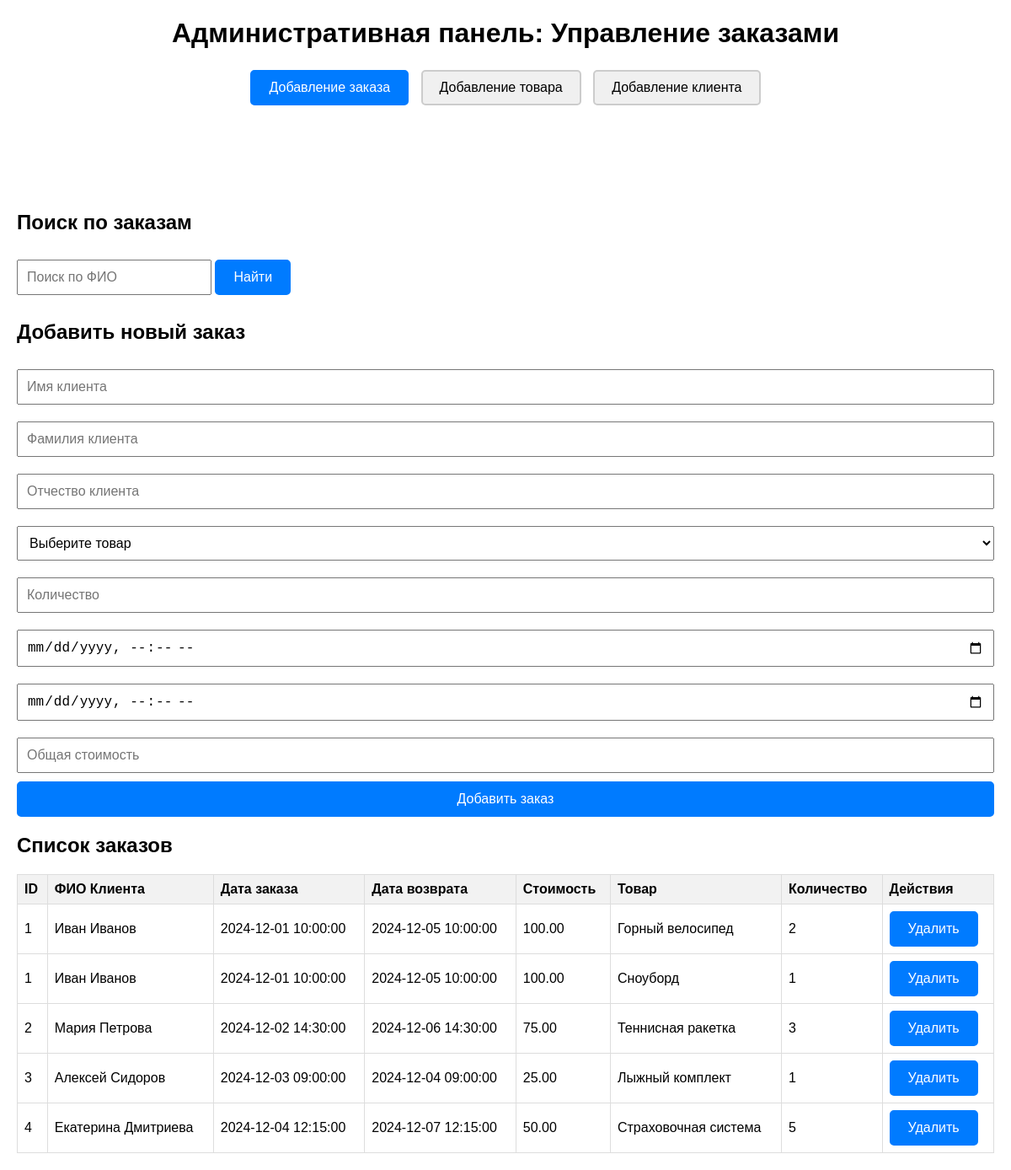
Before: / with the older database file.
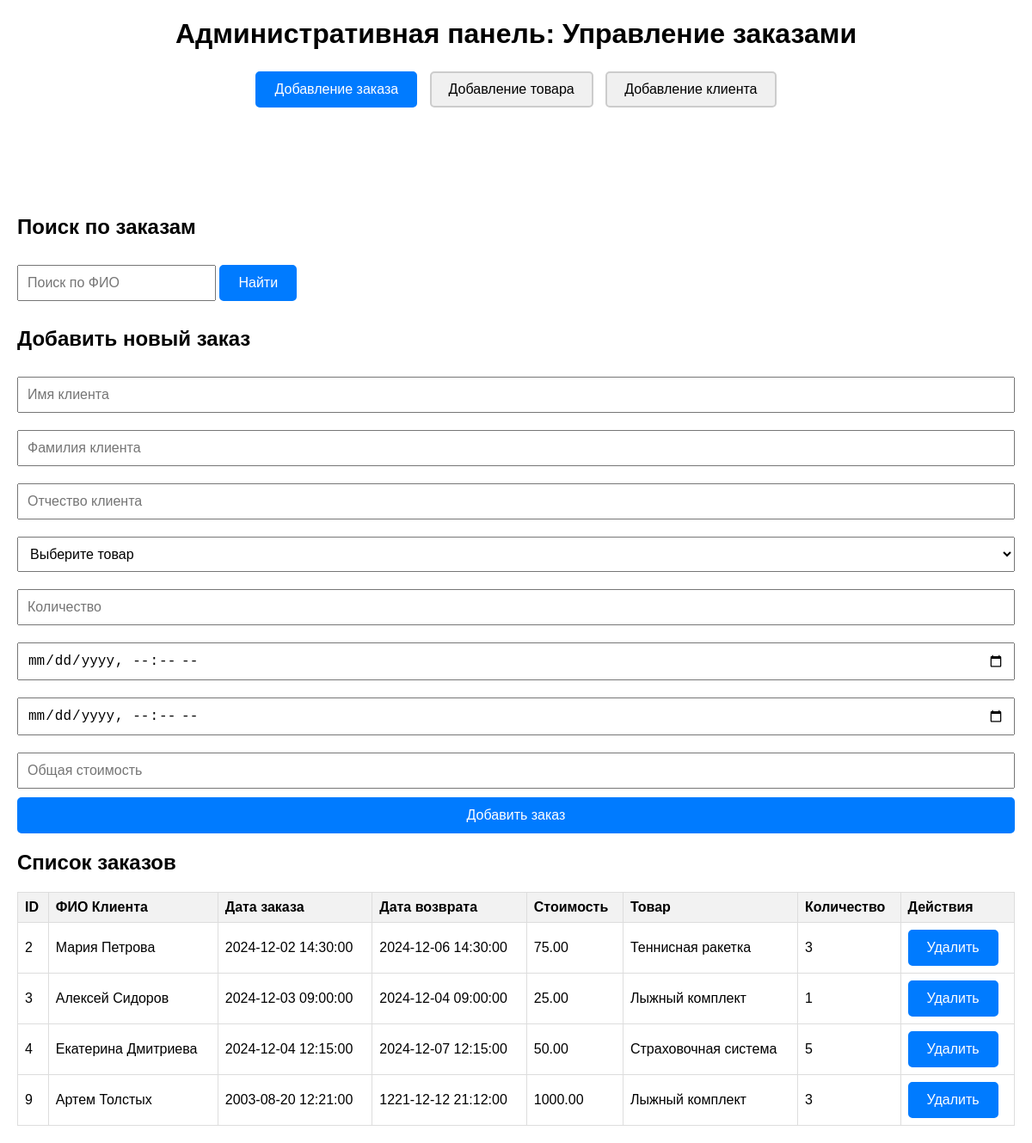
After: the same page with the newer database file.
### tables this page shows
CREATE TABLE `order_items` (
  `order_item_id` int NOT NULL AUTO_INCREMENT,
  `order_id` int NOT NULL,
  `equipment_id` int NOT NULL,
  `quantity` int NOT NULL,
  `price` decimal(10,2) NOT NULL,
  PRIMARY KEY (`order_item_id`),
  KEY `order_id` (`order_id`),
  KEY `equipment_id` (`equipment_id`),
  CONSTRAINT `order_items_ibfk_1` FOREIGN KEY (`order_id`) REFERENCES `orders` (`order_id`) ON DELETE CASCADE,
  CONSTRAINT `order_items_ibfk_2` FOREIGN KEY (`equipment_id`) REFERENCES `equipment` (`equipment_id`) ON DELETE CASCADE
);

CREATE TABLE `orders` (
  `order_id` int NOT NULL AUTO_INCREMENT,
  `customer_id` int NOT NULL,
  `order_date` datetime NOT NULL,
  `return_date` datetime NOT NULL,
  `total_price` decimal(10,2) NOT NULL,
  `status` enum('active','completed','canceled') NOT NULL DEFAULT 'active',
  PRIMARY KEY (`order_id`),
  KEY `customer_id` (`customer_id`),
  CONSTRAINT `orders_ibfk_1` FOREIGN KEY (`customer_id`) REFERENCES `customers` (`customer_id`) ON DELETE CASCADE
);

CREATE TABLE `equipment` (
  `equipment_id` int NOT NULL AUTO_INCREMENT,
  `name` varchar(255) NOT NULL,
  `category` varchar(255) NOT NULL,
  `size` varchar(50) DEFAULT NULL,
  `price_per_day` decimal(10,2) NOT NULL,
  `quantity` int NOT NULL,
  `status` enum('available','out_of_stock','repair') NOT NULL DEFAULT 'available',
  PRIMARY KEY (`equipment_id`)
);

### functions.php (called while the page is built, shortened)
<?php
require_once 'db.php';
function getOrders($search = '') {
    global $pdo;
    $query = "SELECT o.*,
                     CONCAT(c.first_name, ' ', c.last_name) AS customer_name,
                     e.name AS equipment_name,
                     oi.quantity AS rented_quantity
              FROM orders o
              JOIN customers c ON o.customer_id = c.customer_id
              JOIN order_items oi ON o.order_id = oi.order_id
              JOIN equipment e ON oi.equipment_id = e.equipment_id";
    if ($search) {
        $query .= " WHERE CONCAT(c.first_name, ' ', c.last_name) LIKE :search
                    OR e.name LIKE :search";
        $stmt = $pdo->prepare($query);
        $stmt->execute(['search' => "%$search%"]);
    } else {
        $stmt = $pdo->prepare($query);
        $stmt->execute();
    }
    return $stmt->fetchAll(PDO::FETCH_ASSOC);
}
?>

### index.php (the view, shortened to what this page needs)
<?php
require_once 'functions.php';
$search = $_POST['search'] ?? '';
$orders = getOrders($search);
?>
<!DOCTYPE html>
<html lang="ru">
<head>
    <link rel="stylesheet" href="style.css">
</head>
<body>
    <h1 style="text-align: center;">Административная панель: Управление заказами</h1>
    <div class="button-container">
        <div class="button active" data-table="table1">Добавление заказа</div>
        <div class="button" data-table="table2">Добавление товара</div>
        <div class="button" data-table="table3">Добавление клиента</div>
    </div>
    <div id="table1" class="table-container active">
    <h2>Поиск по заказам</h2>
    <form method="POST" class="form_search">
        <input type="text" name="search" placeholder="Поиск по ФИО" value="<?= htmlspecialchars($search) ?>">
        <button type="submit">Найти</button>
    </form>
    <h2>Добавить новый заказ</h2>
    <form method="POST" action="process.php" class="form_add_new_order">
        <input type="text" name="first_name" placeholder="Имя клиента" required>
        <input type="text" name="last_name" placeholder="Фамилия клиента" required>
        <input type="text" name="middle_name" placeholder="Отчество клиента" required>
            <select name="equipment_id" required>
                <option value="" disabled selected>Выберите товар</option>
            </select>
        <input type="number" name="quantity" placeholder="Количество" min="1" required>
        <input type="datetime-local" name="order_date" required>
        <input type="datetime-local" name="return_date" required>
        <input type="number" step="0.01" name="total_price" placeholder="Общая стоимость" required>
        <button type="submit" name="add_record">Добавить заказ</button>
    </form>
    <h2>Список заказов</h2>
    <table border="1" cellpadding="5" cellspacing="0">
    <tr>
        <th>ID</th>
        <th>ФИО Клиента</th>
        <th>Дата заказа</th>
        <th>Дата возврата</th>
        <th>Стоимость</th>
        <th>Товар</th>
        <th>Количество</th>
        <th>Действия</th>
    </tr>
    <?php foreach ($orders as $order): ?>
    <tr>
        <td><?= $order['order_id'] ?></td>
        <td><?= htmlspecialchars($order['customer_name']) ?></td>
        <td><?= $order['order_date'] ?></td>
        <td><?= $order['return_date'] ?></td>
        <td><?= $order['total_price'] ?></td>
        <td><?= htmlspecialchars($order['equipment_name']) ?></td>
        <td><?= $order['rented_quantity'] ?></td>
        <td>
            <form method="POST" action="process.php" style="display:inline;">
                <button type="submit" name="delete_record">Удалить</button>
            </form>
        </td>
    </tr>
    <?php endforeach; ?>
    </table>
    </div>
</body>
</html>

### style.css (style rules this page uses)
body { font-family: Arial, sans-serif; margin: 20px; }
h1 { margin-bottom: 20px; }
.button-container { margin-bottom: 120px; text-align: center; }
.button { display: inline-block; background-color: #f0f0f0; border: 2px solid #ccc; padding: 10px 20px; margin: 5px; font-size: 16px; cursor: pointer; border-radius: 5px; transition: all 0.3s; }
.button.active { background-color: #007BFF; color: #fff; border-color: #007BFF; }
.table-container { display: none; }
.table-container.active { display: block; }
table { width: 100%; border-collapse: collapse; }
th, td { border: 1px solid #ddd; padding: 8px; text-align: left; }
th { background-color: #f2f2f2; }
form { display: flex; flex-direction: column; }
form button { display: inline-block; background-color: #007BFF; color: #fff; border: 2px solid #007BFF; padding: 10px 20px; font-size: 16px; cursor: pointer; border-radius: 5px; transition: all 0.3s; }
.form_search { display: inline-block; }
.form_add_new_order select { padding: 10px; margin: 10px 0; font-size: 16px; }
input { padding: 10px; margin: 10px 0; font-size: 16px; }

Changed rows visible on the page:
removed order_items: order.order_id "1", customer_name "Иван Иванов", order.order_date "2024-12-01 10:00:00", order.return_date "2024-12-05 10:00:00", order.total_price "100.00", equipment.name "Горный велосипед", quantity "2"
removed order_items: order.order_id "1", customer_name "Иван Иванов", order.order_date "2024-12-01 10:00:00", order.return_date "2024-12-05 10:00:00", order.total_price "100.00", equipment.name "Сноуборд", quantity "1"
added order_items: order.order_id "9", customer_name "Артем Толстых", order.order_date "2003-08-20 12:21:00", order.return_date "1221-12-12 21:12:00", order.total_price "1000.00", equipment.name "Лыжный комплект", quantity "3"
